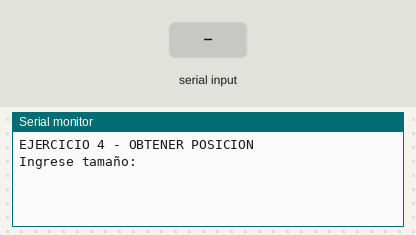
Recording of a sketch running on a simulated Arduino Uno, built with avr-gcc and run on an emulated ATmega328P. Parts: the last lines printed to the serial monitor. Inputs (shaded band) come from the test bench.

Above: at 1.2 s.
1.3 s: "0\n" received over Serial
At 2.1 s:
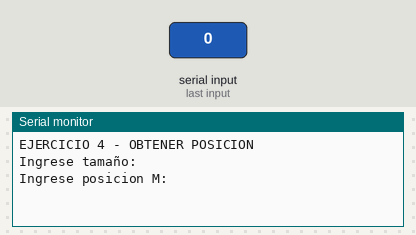
At 3.2 s:
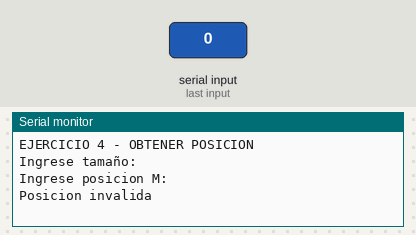

Measured:
- after the input at 1.3 s, the serial monitor: prints a new line at once (image 1)

The sketch:

ejercicio4.ino
```cpp
// OBTENER VALOR EN POSICIÓN M
#define MAX_SIZE 100

int lista[MAX_SIZE];
int N;

void cargarLista(int *lista) {
  Serial.println("Ingrese tamaño:");
  while (Serial.available() == 0);
  N = Serial.parseInt();

  for (int i = 0; i < N; i++) {
    while (Serial.available() == 0);
    lista[i] = Serial.parseInt();
  }
}

void mostrarLista(int *lista) {
  for (int i = 0; i < N; i++)
    Serial.println(lista[i]);
}

int obtenerValor(int *lista, int M) {
  if (M < 0 || M >= N)
    return -1;
  return lista[M];
}

void setup() {
  Serial.begin(9600);
  while (!Serial);
  Serial.println("EJERCICIO 4 - OBTENER POSICION");
}

void loop() {
  cargarLista(lista);
  mostrarLista(lista);

  Serial.println("Ingrese posicion M:");
  while (Serial.available() == 0);
  int M = Serial.parseInt();

  int valor = obtenerValor(lista, M);

  if (valor == -1)
    Serial.println("Posicion invalida");
  else {
    Serial.print("Valor en posicion ");
    Serial.print(M);
    Serial.print(": ");
    Serial.println(valor);
  }

  while (true);
}
```
